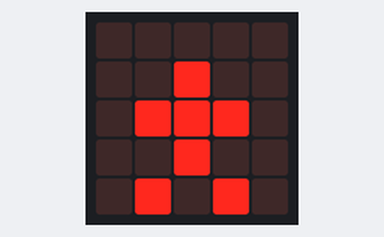
This program was run on a simulated BBC micro:bit (MakeCode). On the bench: the board's 5×5 LED display.

Above: at 0.2 s.
At 0.6 s:
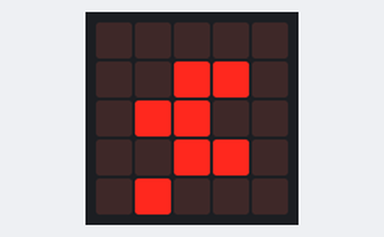
At 1.01 s:
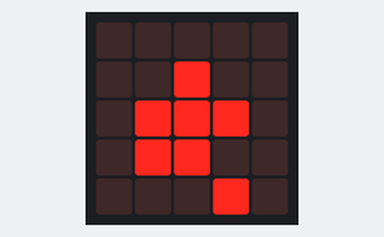

Measured:
- by itself, everything shown: repeats every 1.2 s, in 3 steps
- what the display in image 1 shows lasts 0.4 s, from 0.4 s to 0.8 s

The program:

main.ts
```typescript
basic.forever(function () {
    basic.showLeds(`
        . . . . .
        . . # . .
        . # # # .
        . . # . .
        . # . # .
        `)
    basic.showLeds(`
        . . . . .
        . . # # .
        . # # . .
        . . # # .
        . # . . .
        `)
    basic.showLeds(`
        . . . . .
        . . # . .
        . # # # .
        . # # . .
        . . . # .
        `)
})
```

test.ts
```typescript
// aquí va el archivo "tests"; esto no se compilará cuando este paquete se utilice como una extensión.
```
